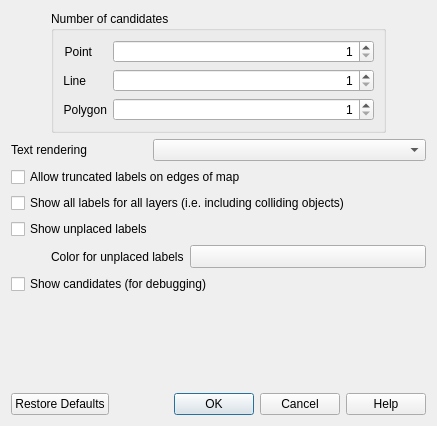
<?xml version="1.0" encoding="UTF-8"?>
<ui version="4.0">
 <class>QgsLabelEngineConfigDialog</class>
 <widget class="QDialog" name="QgsLabelEngineConfigDialog">
  <property name="geometry">
   <rect>
    <x>0</x>
    <y>0</y>
    <width>437</width>
    <height>426</height>
   </rect>
  </property>
  <property name="windowTitle">
   <string>Automated Placement Engine</string>
  </property>
  <layout class="QVBoxLayout" name="verticalLayout">
   <item>
    <layout class="QHBoxLayout" name="horizontalLayout_2">
     <item>
      <spacer name="horizontalSpacer">
       <property name="orientation">
        <enum>Qt::Horizontal</enum>
       </property>
       <property name="sizeType">
        <enum>QSizePolicy::Preferred</enum>
       </property>
       <property name="sizeHint" stdset="0">
        <size>
         <width>40</width>
         <height>20</height>
        </size>
       </property>
      </spacer>
     </item>
     <item>
      <widget class="QGroupBox" name="groupBox">
       <property name="sizePolicy">
        <sizepolicy hsizetype="Preferred" vsizetype="Preferred">
         <horstretch>0</horstretch>
         <verstretch>0</verstretch>
        </sizepolicy>
       </property>
       <property name="maximumSize">
        <size>
         <width>16777215</width>
         <height>16777215</height>
        </size>
       </property>
       <property name="title">
        <string>Number of candidates</string>
       </property>
       <layout class="QGridLayout" name="gridLayout">
        <item row="0" column="0">
         <widget class="QLabel" name="label_2">
          <property name="sizePolicy">
           <sizepolicy hsizetype="Maximum" vsizetype="Preferred">
            <horstretch>0</horstretch>
            <verstretch>0</verstretch>
           </sizepolicy>
          </property>
          <property name="text">
           <string>Point</string>
          </property>
          <property name="alignment">
           <set>Qt::AlignRight|Qt::AlignTrailing|Qt::AlignVCenter</set>
          </property>
         </widget>
        </item>
        <item row="0" column="1">
         <widget class="QSpinBox" name="spinCandPoint">
          <property name="alignment">
           <set>Qt::AlignRight|Qt::AlignTrailing|Qt::AlignVCenter</set>
          </property>
          <property name="minimum">
           <number>1</number>
          </property>
          <property name="maximum">
           <number>999</number>
          </property>
         </widget>
        </item>
        <item row="1" column="0">
         <widget class="QLabel" name="label_3">
          <property name="sizePolicy">
           <sizepolicy hsizetype="Maximum" vsizetype="Preferred">
            <horstretch>0</horstretch>
            <verstretch>0</verstretch>
           </sizepolicy>
          </property>
          <property name="text">
           <string>Line</string>
          </property>
          <property name="alignment">
           <set>Qt::AlignRight|Qt::AlignTrailing|Qt::AlignVCenter</set>
          </property>
         </widget>
        </item>
        <item row="1" column="1">
         <widget class="QSpinBox" name="spinCandLine">
          <property name="alignment">
           <set>Qt::AlignRight|Qt::AlignTrailing|Qt::AlignVCenter</set>
          </property>
          <property name="minimum">
           <number>1</number>
          </property>
          <property name="maximum">
           <number>999</number>
          </property>
         </widget>
        </item>
        <item row="2" column="0">
         <widget class="QLabel" name="label_4">
          <property name="sizePolicy">
           <sizepolicy hsizetype="Maximum" vsizetype="Preferred">
            <horstretch>0</horstretch>
            <verstretch>0</verstretch>
           </sizepolicy>
          </property>
          <property name="text">
           <string>Polygon</string>
          </property>
          <property name="alignment">
           <set>Qt::AlignRight|Qt::AlignTrailing|Qt::AlignVCenter</set>
          </property>
         </widget>
        </item>
        <item row="2" column="1">
         <widget class="QSpinBox" name="spinCandPolygon">
          <property name="alignment">
           <set>Qt::AlignRight|Qt::AlignTrailing|Qt::AlignVCenter</set>
          </property>
          <property name="minimum">
           <number>1</number>
          </property>
          <property name="maximum">
           <number>999</number>
          </property>
         </widget>
        </item>
       </layout>
      </widget>
     </item>
     <item>
      <spacer name="horizontalSpacer_2">
       <property name="orientation">
        <enum>Qt::Horizontal</enum>
       </property>
       <property name="sizeType">
        <enum>QSizePolicy::Preferred</enum>
       </property>
       <property name="sizeHint" stdset="0">
        <size>
         <width>40</width>
         <height>20</height>
        </size>
       </property>
      </spacer>
     </item>
    </layout>
   </item>
   <item>
    <layout class="QGridLayout" name="gridLayout_2" columnstretch="0,0,0">
     <item row="2" column="0" colspan="3">
      <widget class="QCheckBox" name="chkShowAllLabels">
       <property name="sizePolicy">
        <sizepolicy hsizetype="Preferred" vsizetype="Fixed">
         <horstretch>0</horstretch>
         <verstretch>0</verstretch>
        </sizepolicy>
       </property>
       <property name="inputMethodHints">
        <set>Qt::ImhNone</set>
       </property>
       <property name="text">
        <string>Show all labels for all layers (i.e. including colliding objects)</string>
       </property>
      </widget>
     </item>
     <item row="4" column="0" colspan="3">
      <layout class="QHBoxLayout" name="horizontalLayout_3">
       <property name="leftMargin">
        <number>40</number>
       </property>
       <item>
        <widget class="QLabel" name="label_6">
         <property name="text">
          <string>Color for unplaced labels</string>
         </property>
        </widget>
       </item>
       <item>
        <widget class="QgsColorButton" name="mUnplacedColorButton">
         <property name="sizePolicy">
          <sizepolicy hsizetype="Expanding" vsizetype="Fixed">
           <horstretch>0</horstretch>
           <verstretch>0</verstretch>
          </sizepolicy>
         </property>
         <property name="minimumSize">
          <size>
           <width>120</width>
           <height>0</height>
          </size>
         </property>
         <property name="maximumSize">
          <size>
           <width>16777215</width>
           <height>16777215</height>
          </size>
         </property>
         <property name="text">
          <string/>
         </property>
        </widget>
       </item>
      </layout>
     </item>
     <item row="0" column="1" colspan="2">
      <widget class="QComboBox" name="mTextRenderFormatComboBox"/>
     </item>
     <item row="5" column="0" colspan="3">
      <widget class="QCheckBox" name="chkShowCandidates">
       <property name="text">
        <string>Show candidates (for debugging)</string>
       </property>
      </widget>
     </item>
     <item row="1" column="0" colspan="3">
      <widget class="QCheckBox" name="chkShowPartialsLabels">
       <property name="text">
        <string>Allow truncated labels on edges of map</string>
       </property>
      </widget>
     </item>
     <item row="0" column="0">
      <widget class="QLabel" name="label_5">
       <property name="text">
        <string>Text rendering</string>
       </property>
      </widget>
     </item>
     <item row="3" column="0" colspan="3">
      <widget class="QCheckBox" name="chkShowUnplaced">
       <property name="text">
        <string>Show unplaced labels</string>
       </property>
      </widget>
     </item>
    </layout>
   </item>
   <item>
    <spacer name="verticalSpacer_2">
     <property name="orientation">
      <enum>Qt::Vertical</enum>
     </property>
     <property name="sizeHint" stdset="0">
      <size>
       <width>20</width>
       <height>0</height>
      </size>
     </property>
    </spacer>
   </item>
   <item>
    <widget class="QDialogButtonBox" name="buttonBox">
     <property name="orientation">
      <enum>Qt::Horizontal</enum>
     </property>
     <property name="standardButtons">
      <set>QDialogButtonBox::Cancel|QDialogButtonBox::Help|QDialogButtonBox::Ok|QDialogButtonBox::RestoreDefaults</set>
     </property>
    </widget>
   </item>
  </layout>
 </widget>
 <customwidgets>
  <customwidget>
   <class>QgsColorButton</class>
   <extends>QToolButton</extends>
   <header>qgscolorbutton.h</header>
   <container>1</container>
  </customwidget>
 </customwidgets>
 <tabstops>
  <tabstop>spinCandPoint</tabstop>
  <tabstop>spinCandLine</tabstop>
  <tabstop>spinCandPolygon</tabstop>
  <tabstop>mTextRenderFormatComboBox</tabstop>
  <tabstop>chkShowPartialsLabels</tabstop>
  <tabstop>chkShowAllLabels</tabstop>
  <tabstop>chkShowUnplaced</tabstop>
  <tabstop>mUnplacedColorButton</tabstop>
  <tabstop>chkShowCandidates</tabstop>
 </tabstops>
 <resources/>
 <connections>
  <connection>
   <sender>buttonBox</sender>
   <signal>rejected()</signal>
   <receiver>QgsLabelEngineConfigDialog</receiver>
   <slot>reject()</slot>
   <hints>
    <hint type="sourcelabel">
     <x>316</x>
     <y>260</y>
    </hint>
    <hint type="destinationlabel">
     <x>286</x>
     <y>274</y>
    </hint>
   </hints>
  </connection>
 </connections>
</ui>
